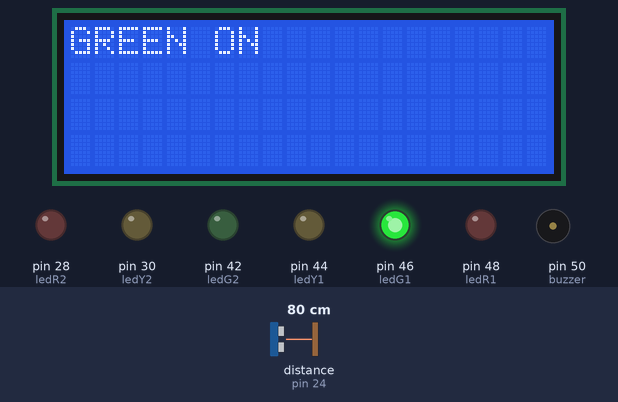
A sketch run on a simulated Arduino Mega 2560, built with avr-gcc and run on an emulated ATmega2560. Parts: 20×4 character LCD, output pins drawn as LEDs (lit = HIGH), buzzer (waves = sounding, pin HIGH). The inputs (shaded band) are chosen by the test bench; at power-on: distance to the obstacle (sensor on pin 24) 80 cm. The echo pulse lasts 58.3 µs per cm; what the sketch prints to the serial monitor is not drawn.

Above: at 0.1 s.
At 3.6 s:
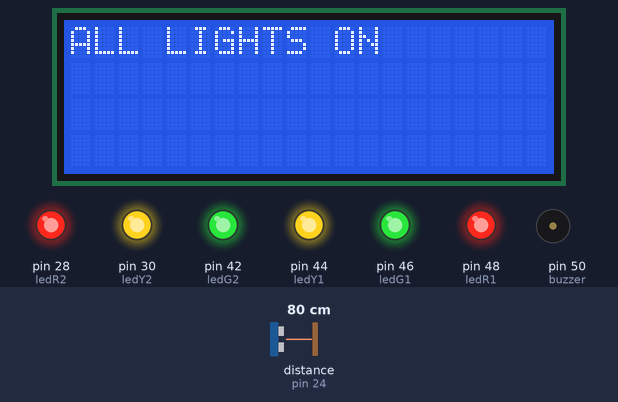
At 5.6 s:
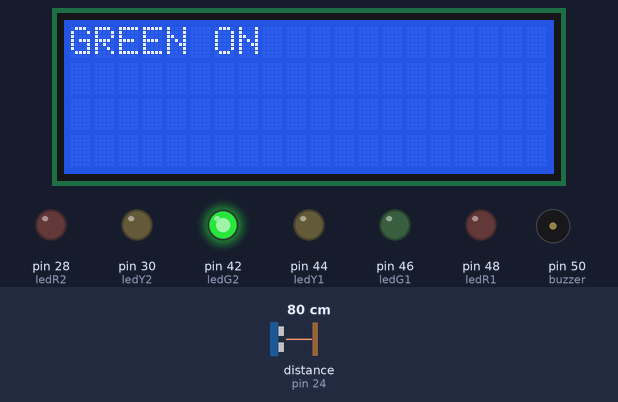
At 6.7 s:
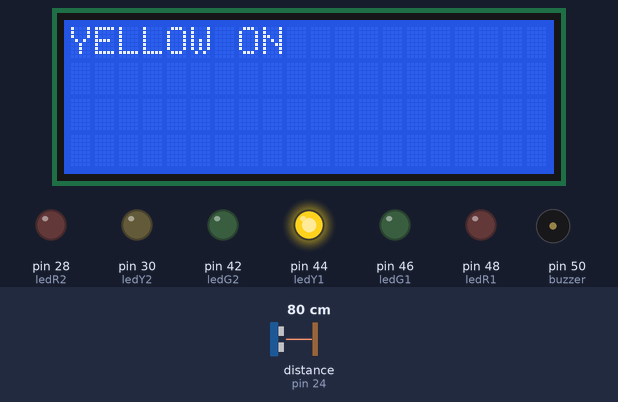
At 9.7 s:
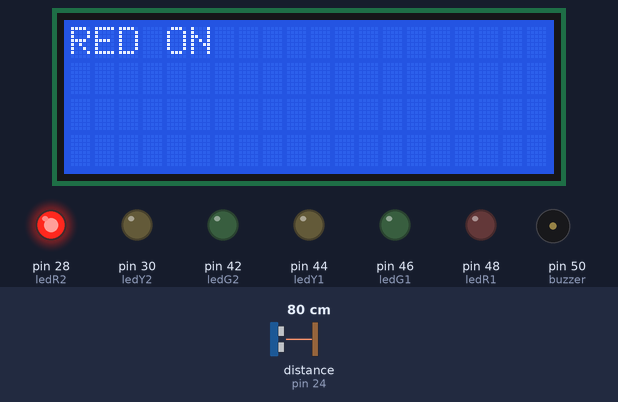
At 13.7 s:
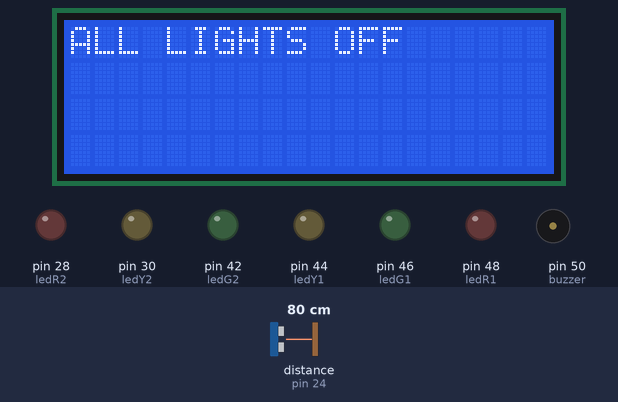
Timing chart, 0 to 15.2 s (numbered marks = the images above):
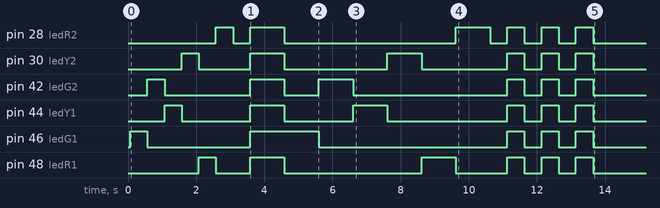

The sketch:

RobotSample.ino
```cpp
#include <LiquidCrystal.h>

#include <NewPing.h>

#define TRIGGER_PIN  26  // Arduino pin tied to trigger pin on the ultrasonic sensor.
#define ECHO_PIN     24  // Arduino pin tied to echo pin on the ultrasonic sensor.
#define MAX_DISTANCE 500 // Maximum distance we want to ping for (in centimeters). Maximum sensor distance is rated at 400-500cm.

NewPing sonar(TRIGGER_PIN, ECHO_PIN, MAX_DISTANCE); // NewPing setup of pins and maximum distance.

LiquidCrystal lcd(11, NULL, 12, 7, 8, 9, 10); //create the lcd variable

int ledG1 = 46;
int ledG2 = 42;
int ledY1 = 44;
int ledY2 = 30;
int ledR1 = 48;
int ledR2 = 28;
int buzzer = 50;

void setup() {
  // put your setup code here, to run once:
  Serial.begin(115200); // Open serial monitor at 115200 baud to see ping results.

  lcd.clear();                    //clear the LCD during setup
  lcd.begin(20,4);                //define the columns (16) and rows (2)

  pinMode(ledG1, OUTPUT);
  pinMode(ledG2, OUTPUT);
  pinMode(ledY1, OUTPUT);
  pinMode(ledY2, OUTPUT);
  pinMode(ledR1, OUTPUT);
  pinMode(ledR2, OUTPUT);
  pinMode(buzzer, OUTPUT);


  digitalWrite(ledG1, HIGH);
  lcd.clear();
  lcd.setCursor(0,0);
  lcd.print("GREEN ON");
  delay(500);
  digitalWrite(ledG1, LOW);
  digitalWrite(ledG2, HIGH);
  lcd.clear();
  lcd.setCursor(0,0);
  lcd.print("GREEN ON");
  delay(500);
  digitalWrite(ledG2, LOW);
  digitalWrite(ledY1, HIGH);
  lcd.clear();
  lcd.setCursor(0,0);
  lcd.print("YELLOW ON");
  delay(500);
  digitalWrite(ledY1, LOW);
  digitalWrite(ledY2, HIGH);
  lcd.clear();
  lcd.setCursor(0,0);
  lcd.print("YELLOW ON");
  delay(500);
  digitalWrite(ledY2, LOW);
  digitalWrite(ledR1, HIGH);
  lcd.clear();
  lcd.setCursor(0,0);
  lcd.print("RED ON");
  delay(500);
  digitalWrite(ledR1, LOW);
  digitalWrite(ledR2, HIGH);
  lcd.clear();
  lcd.setCursor(0,0);
  lcd.print("RED ON");
  delay(500);
  digitalWrite(ledR2, LOW);
  delay(500);
  digitalWrite(ledG1, HIGH);
  digitalWrite(ledG2, HIGH);
  digitalWrite(ledY1, HIGH);
  digitalWrite(ledY2, HIGH);
  digitalWrite(ledR1, HIGH);
  digitalWrite(ledR2, HIGH);
  lcd.clear();
  lcd.setCursor(0,0);
  lcd.print("ALL LIGHTS ON");
  delay(1000);
  digitalWrite(ledG1, LOW);
  digitalWrite(ledG2, LOW);
  digitalWrite(ledY1, LOW);
  digitalWrite(ledY2, LOW);
  digitalWrite(ledR1, LOW);
  digitalWrite(ledR2, LOW);

  digitalWrite(ledG1, HIGH);
  lcd.clear();
  lcd.setCursor(0,0);
  lcd.print("GREEN ON");
  delay(500);
  digitalWrite(ledG1, LOW);
  digitalWrite(ledG1, HIGH);
  lcd.clear();
  lcd.setCursor(0,0);
  lcd.print("GREEN ON");
  delay(500);
  digitalWrite(ledG1, LOW);
  digitalWrite(ledG2, HIGH);
  lcd.clear();
  lcd.setCursor(0,0);
  lcd.print("GREEN ON");
  delay(500);
  digitalWrite(ledG2, LOW);
  digitalWrite(ledG2, HIGH);
  lcd.clear();
  lcd.setCursor(0,0);
  lcd.print("GREEN ON");
  delay(500);
  digitalWrite(ledG2, LOW);
  digitalWrite(ledY1, HIGH);
  lcd.clear();
  lcd.setCursor(0,0);
  lcd.print("YELLOW ON");
  delay(500);
  digitalWrite(ledY1, LOW);
  digitalWrite(ledY1, HIGH);
  lcd.clear();
  lcd.setCursor(0,0);
  lcd.print("YELLOW ON");
  delay(500);
  digitalWrite(ledY1, LOW);
  digitalWrite(ledY2, HIGH);
  delay(500);
  digitalWrite(ledY2, LOW);
  digitalWrite(ledY2, HIGH);
  lcd.clear();
  lcd.setCursor(0,0);
  lcd.print("YELLOW ON");
  delay(500);
  digitalWrite(ledY2, LOW);
  digitalWrite(ledR1, HIGH);
  lcd.clear();
  lcd.setCursor(0,0);
  lcd.print("RED ON");
  delay(500);
  digitalWrite(ledR1, LOW);
  digitalWrite(ledR1, HIGH);
  lcd.clear();
  lcd.setCursor(0,0);
  lcd.print("RED ON");
  delay(500);
  digitalWrite(ledR1, LOW);
  digitalWrite(ledR2, HIGH);
  lcd.clear();
  lcd.setCursor(0,0);
  lcd.print("RED ON");
  delay(500);
  digitalWrite(ledR2, LOW);
  digitalWrite(ledR2, HIGH);
  lcd.clear();
  lcd.setCursor(0,0);
  lcd.print("RED ON");
  delay(500);
  digitalWrite(ledR2, LOW);
  delay(500);
  digitalWrite(ledG1, HIGH);
  digitalWrite(ledG2, HIGH);
  digitalWrite(ledY1, HIGH);
  digitalWrite(ledY2, HIGH);
  digitalWrite(ledR1, HIGH);
  digitalWrite(ledR2, HIGH);
  lcd.clear();
  lcd.setCursor(0,0);
  lcd.print("ALL LIGHTS ON");
  delay(500);
  digitalWrite(ledG1, LOW);
  digitalWrite(ledG2, LOW);
  digitalWrite(ledY1, LOW);
  digitalWrite(ledY2, LOW);
  digitalWrite(ledR1, LOW);
  digitalWrite(ledR2, LOW);
  lcd.clear();
  lcd.setCursor(0,0);
  lcd.print("ALL LIGHTS OFF");
  delay(500);
  digitalWrite(ledG1, HIGH);
  digitalWrite(ledG2, HIGH);
  digitalWrite(ledY1, HIGH);
  digitalWrite(ledY2, HIGH);
  digitalWrite(ledR1, HIGH);
  digitalWrite(ledR2, HIGH);
  lcd.clear();
  lcd.setCursor(0,0);
  lcd.print("ALL LIGHTS ON");
  delay(500);
  digitalWrite(ledG1, LOW);
  digitalWrite(ledG2, LOW);
  digitalWrite(ledY1, LOW);
  digitalWrite(ledY2, LOW);
  digitalWrite(ledR1, LOW);
  digitalWrite(ledR2, LOW);
  lcd.clear();
  lcd.setCursor(0,0);
  lcd.print("ALL LIGHTS OFF");
  delay(500);
  digitalWrite(ledG1, HIGH);
  digitalWrite(ledG2, HIGH);
  digitalWrite(ledY1, HIGH);
  digitalWrite(ledY2, HIGH);
  digitalWrite(ledR1, HIGH);
  digitalWrite(ledR2, HIGH);
  lcd.clear();
  lcd.setCursor(0,0);
  lcd.print("ALL LIGHTS ON");
  delay(500);
  digitalWrite(ledG1, LOW);
  digitalWrite(ledG2, LOW);
  digitalWrite(ledY1, LOW);
  digitalWrite(ledY2, LOW);
  digitalWrite(ledR1, LOW);
  digitalWrite(ledR2, LOW);
  lcd.clear();
  lcd.setCursor(0,0);
  lcd.print("ALL LIGHTS OFF");
  delay(100);

}

void loop() {
  // put your main code here, to run repeatedly:

  delay(50);                     // Wait 50ms between pings (about 20 pings/sec). 29ms should be the shortest delay between pings.
  Serial.print("Ping: ");
  Serial.print(sonar.ping_cm()); // Send ping, get distance in cm and print result (0 = outside set distance range)
  Serial.println("cm");

  if (sonar.ping_cm() == 1) {
    digitalWrite(ledR1, HIGH);
    digitalWrite(ledR2, HIGH);
    digitalWrite(buzzer, HIGH);
    lcd.clear();
  lcd.setCursor(0,0);
  lcd.print("OBJECTS DETECTED");

  }

  delay(500);
}
```

Measured:
- what the display in image 1 shows lasts 1.0 s, from 3.6 s to 4.6 s
- what the display in image 2 shows lasts 2.0 s, from 4.6 s to 6.6 s
- what the display in image 4 shows lasts 2.5 s, from 8.6 s to 11.1 s
